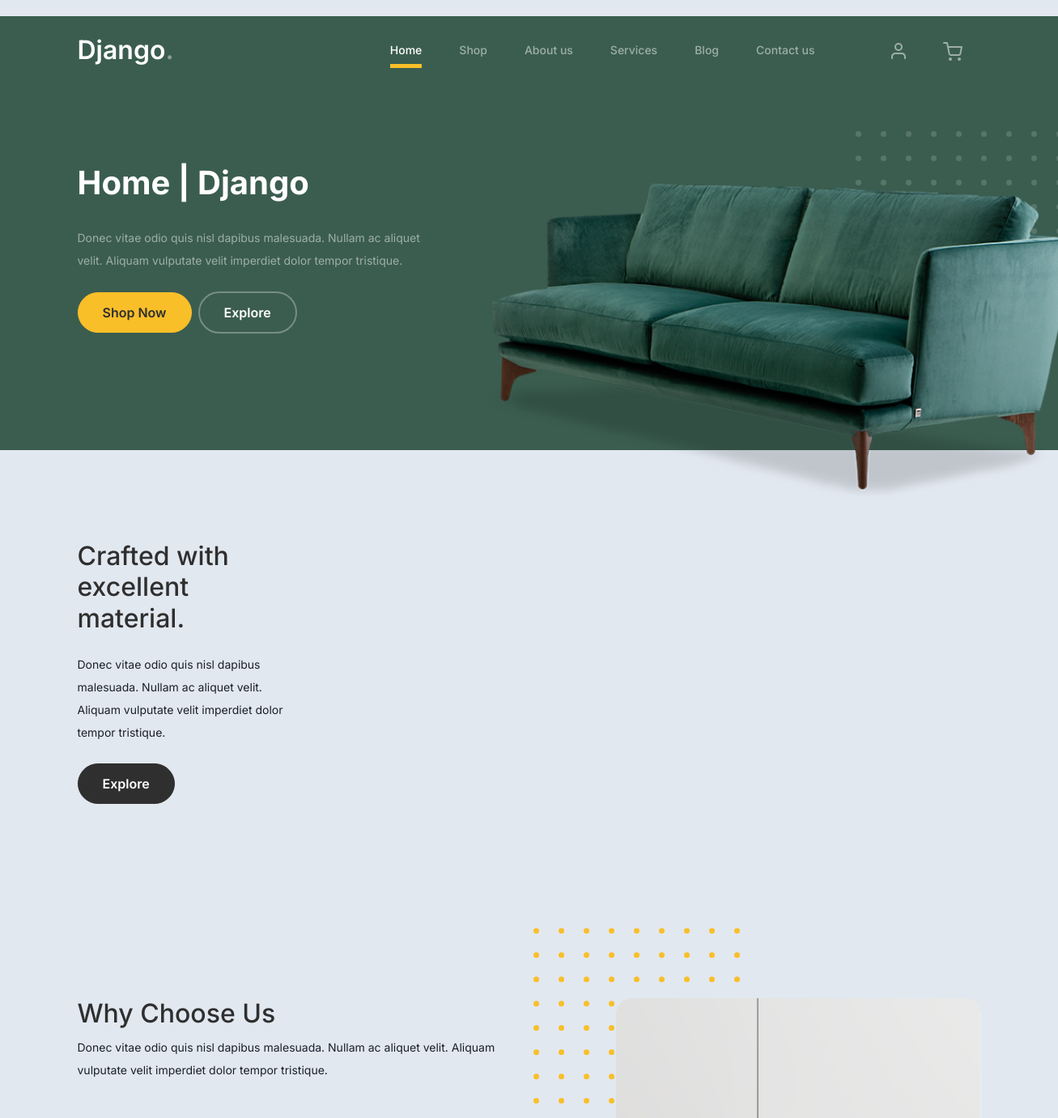
/ (upper part), run on an earlier commit of the app's database.
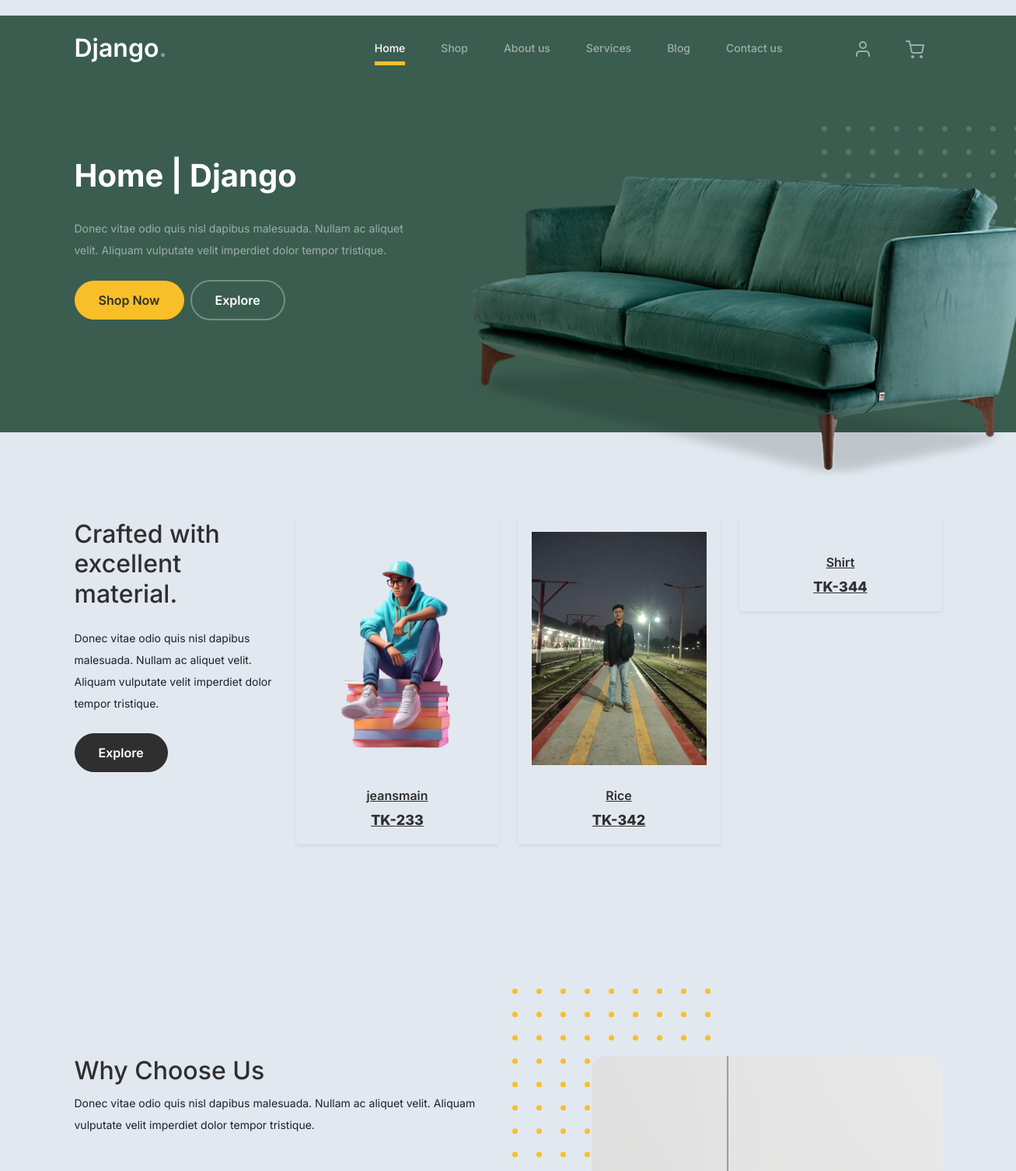
And on a later commit of the database.
### product/models.py (models this page shows, shortened)
class Products(BaseModel):
    product_name = models.CharField(max_length=100)
    product_category = models.ForeignKey(Category, on_delete=models.CASCADE, related_name='products')
    product_price = models.IntegerField()
    product_description = models.TextField()
    slug = models.SlugField(unique=True, null=True, blank=True)
    color_variant = models.ManyToManyField(ColorVariants, blank=True)
    size_variant = models.ManyToManyField(SizeVariants, blank=True)
    product_manual_discount = models.IntegerField(default=0, blank=True, null=True)
    discount_price = models.IntegerField(null=True, blank=True)

class ProductImage(BaseModel):
    product = models.ForeignKey(Products, on_delete=models.CASCADE, related_name='product_images')
    images = models.ImageField(upload_to='Products')

### home/views.py (the view)
# urls.py: path('', include('home.urls')),
def home(request):
    products = Products.objects.all().order_by('-create_at')[:3]  # Retrieve the last three products based on their creation timestamps
    page = 'Home | Django'
    context = {
        'page': page,
        'products': products
    }
    return render(request, 'home/home.html', context)

### templates/home/home.html (shortened to what this page needs)
{% extends "base/base.html" %}
{% load static %}
{% block start %}
<div class="product-section">
    <div class="container">
        <div class="row">
            <div class="col-md-12 col-lg-3 mb-5 mb-lg-0">
                <h2 class="mb-4 section-title">Crafted with excellent material.</h2>
                <p class="mb-4">Donec vitae odio quis nisl dapibus malesuada. Nullam ac aliquet velit. Aliquam vulputate velit imperdiet dolor tempor tristique. </p>
                <p><a href="#" class="btn">Explore</a></p>
            </div>
            {% for product in products %}
            <div class=" col-12 h-50 col-md-4 col-lg-3 mb-5 mb-md-0">
                <div class="shadow-sm p-3 mb-5 rounded product-item">
                    <div class="overflow-hidden">
                        <a href="{% url 'detail' product.slug %}">
                            <img style="max-height: 300px;" src="/media/{{ product.product_images.first.images }}" class="img-fluid product-thumbnail bg-removal" alt="{{ product.name }}">
                            <h3 class="product-title">{{ product.product_name }}</h3>
                            <strong class="product-price">TK-{{ product.product_price }}</strong>
                        </a>
                    </div>
                </div>
            </div>
            {% endfor %}
        </div>
    </div>
</div>
<div class="why-choose-section">
    <div class="container">
        <div class="row justify-content-between">
            <div class="col-lg-6">
                <h2 class="section-title">Why Choose Us</h2>
                <p>Donec vitae odio quis nisl dapibus malesuada. Nullam ac aliquet velit. Aliquam vulputate velit imperdiet dolor tempor tristique.</p>
            </div>
            <div class="col-lg-5">
                <div class="img-wrap">
                    <img src="{% static 'images/why-choose-us-img.jpg' %}" alt="Image" class="img-fluid">
                </div>
            </div>
        </div>
    </div>
</div>
{% endblock %}

What changed in the data, as far as the page shows it:
added Products: product_images.first.images (picture), product_name "jeansmain", product_price "233"
added Products: product_images.first.images (picture), product_name "Rice", product_price "342"
added Products: product_name "Shirt", product_price "344"
